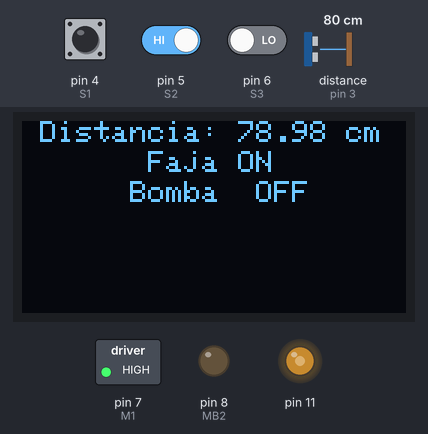
This sketch was run on a simulated Arduino Uno, built with avr-gcc and run on an emulated ATmega328P. Parts: 128×64 one-colour display, switched loads named in the sketch (green lamp = pin HIGH), output pins drawn as LEDs (lit = HIGH). Wiring (inferred from the names in the program): ultrasonic range finder: trigger pin 2; echo pin 3. Dashed ring = blinking. The inputs (shaded band) are chosen by the test bench; at power-on: pin 4 (S1) HIGH, distance to the obstacle (sensor on pin 3) 80 cm, pin 5 (S2) HIGH, pin 6 (S3) LOW. The echo pulse lasts 58.3 µs per cm; pins used as bus, display or sensor lines are not drawn.

Above: at 1.29 s.
1.3 s: pin 4 (S1) pulled LOW for 0.15 s
At 1.8 s:
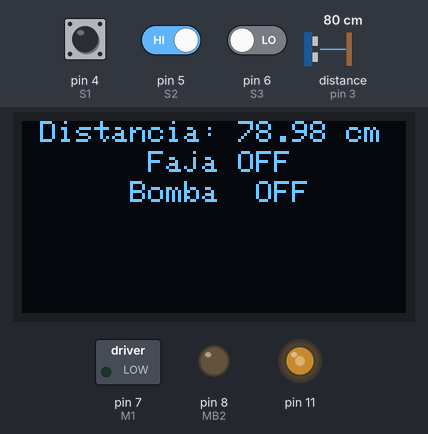
2.0 s: distance to the obstacle (sensor on pin 3) set to 18 cm
At 2.17 s:
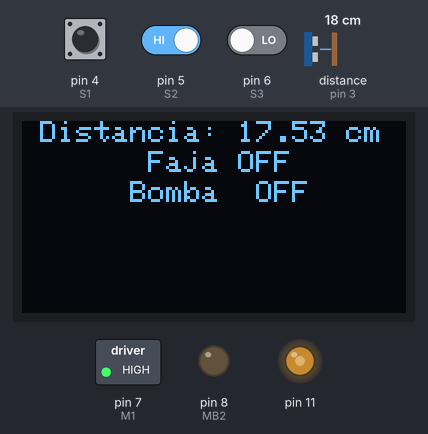
5.0 s: pin 5 (S2) driven LOW
At 5.1 s:
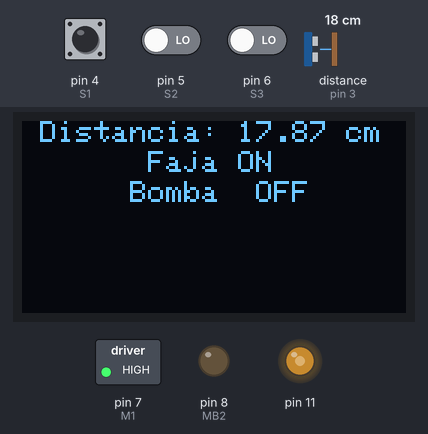
6.5 s: pin 6 (S3) driven HIGH
At 7.46 s:
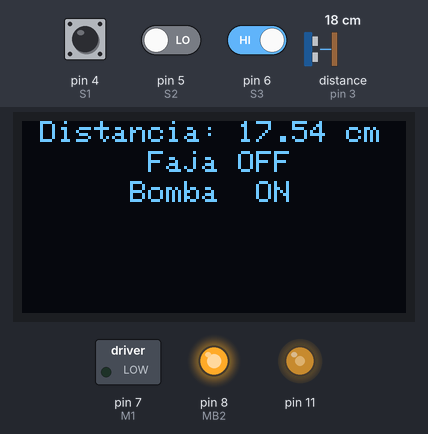
9.0 s: distance to the obstacle (sensor on pin 3) set to 2 cm
At 9.4 s:
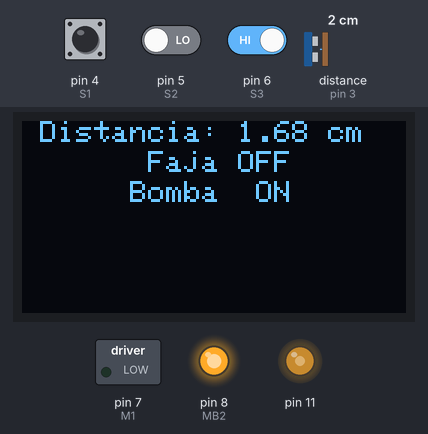
10.5 s: distance to the obstacle (sensor on pin 3) set to 4 cm
At 10.56 s:
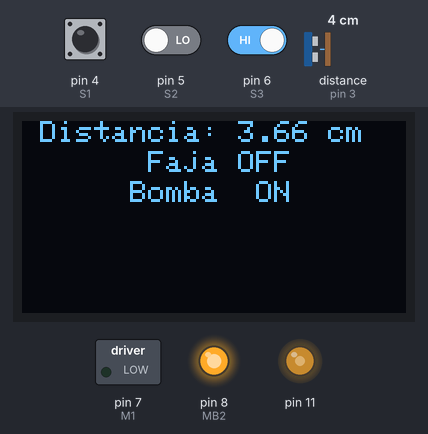
Timing chart, 0 to 13.0 s (numbered marks = the images above; inputs shaded):
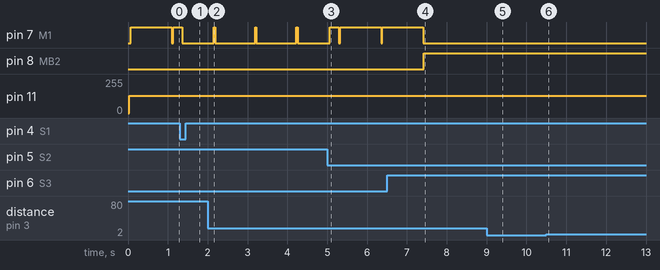

The sketch:

Autollenado.ino
```cpp
/* C++ code
Code by starsistor
The following are pins considered in OpenPLC
Digital In  2, 3, 4, 5, 6 %IX0.0 – %IX0.4
Digital Out 7, 8, 12, 13  %QX0.0 – %QX0.3
Analog In A0, A1, A2, A3, A4, A5  %IW0 – %IW5
Analog Out 9, 10, 11 %QW0 – %QW2
*/

unsigned long Var2TurnedOnAt; // Momento en que el motor se encendió
unsigned long turnOffDelay = 1000; // Retardo antes de apagar el motor (en milisegundos)
bool State = false; // Bandera para verificar el estado actual del motor

#include <Wire.h>
#include <Adafruit_SSD1306.h>
#include <Adafruit_GFX.h>

#define OLED_RESET -1
Adafruit_SSD1306 display(OLED_RESET);

#define TRIGGER_PIN 2
#define ECHO_PIN 3

#define S1 4
#define S2 5
#define S3 6
#define M1 7
#define MB2 8

bool Var1, Var2;

void setup() {
  // Configuración de pines
  pinMode(TRIGGER_PIN, OUTPUT);
  pinMode(ECHO_PIN, INPUT);
  pinMode(S1, INPUT_PULLUP);
  pinMode(S2, INPUT);
  pinMode(S3, INPUT);
  pinMode(M1, OUTPUT);
  pinMode(MB2, OUTPUT);
  pinMode(11, OUTPUT);

  // Inicialización del display OLED
  display.begin(SSD1306_SWITCHCAPVCC, 0x3D);
  display.clearDisplay();
  display.setTextSize(1);
  display.setTextColor(WHITE);
}

void loop() {
  analogWrite(11, 130);
  display.clearDisplay();

  // Control de estado de la faja
  if ((Var1 == HIGH && Var2 == LOW) || (Var1 == LOW && Var2 == HIGH)) {
    digitalWrite(M1, HIGH);
    display.setCursor(0, 10);
    display.println("       Faja ON");
  } else {
    digitalWrite(M1, LOW);
    display.setCursor(0, 10);
    display.println("       Faja OFF");
  }

  // Control de estado de la bomba
  if (digitalRead(S2) == LOW && digitalRead(S3) == HIGH && Var2 == LOW) {
    digitalWrite(MB2, HIGH);
    display.setCursor(0, 20);
    display.println("      Bomba  ON");
  } else {
    digitalWrite(MB2, LOW);
    display.setCursor(0, 20);
    display.println("      Bomba  OFF");
  }

  unsigned long currentMillis = millis(); // Obtener el tiempo actual

  // Control del motor basado en el estado del interruptor S3
  if (digitalRead(S3) == LOW && !State) {
    Var2 = HIGH; // Encender el motor
    State = true; // Actualizar el estado del motor
    Var2TurnedOnAt = currentMillis; // Actualizar el momento en que se encendió el motor
  }

  if (State && (currentMillis - Var2TurnedOnAt >= turnOffDelay)) {
    Var2 = LOW; // Apagar el motor después del retardo
    State = false; // Actualizar el estado del motor
  }

  // Control de Var1 basado en los estados de los interruptores S1 y S2
  if (digitalRead(S2) == HIGH && (digitalRead(S1) == LOW || Var1 == HIGH)) {
    Var1 = HIGH;
  } else {
    Var1 = LOW;
  }

  // Medición de distancia utilizando el sensor ultrasónico
  digitalWrite(TRIGGER_PIN, LOW);
  delayMicroseconds(2);
  digitalWrite(TRIGGER_PIN, HIGH);
  delayMicroseconds(10);
  digitalWrite(TRIGGER_PIN, LOW);
  float distance = pulseIn(ECHO_PIN, HIGH) * 0.034 / 2;

  // Mostrar la distancia en el display OLED
  display.setCursor(0, 0);
  display.print(" Distancia: ");
  display.print(distance);
  display.println(" cm");
  display.display();
}
```

Measured:
- after the input at 1.3 s, pin 7 (M1): HIGH → LOW after 0.06 s; the display: first differs from a run without the input after 0.10 s (image 1)
- after the input at 6.5 s, pin 7 (M1): goes on until 7.4 s, then stays LOW; pin 8 (MB2): LOW → HIGH after 0.92 s
- after the input at 9.0 s, the display: changes after 0.05 s (image 5)
- after the input at 10.5 s, the display: changes after 0.05 s (image 6)
